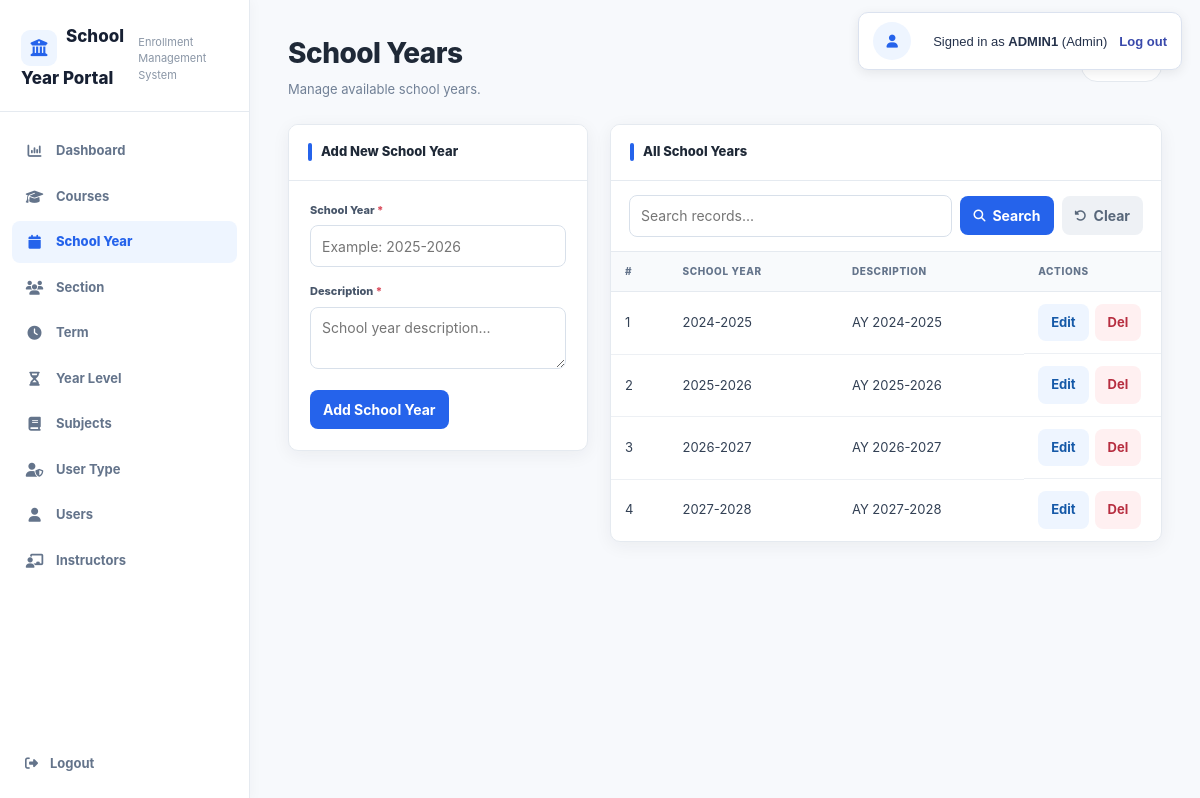
Screenshot of /schoolyear.php (signed in) with the database file from the repository.
### tables this page shows
CREATE TABLE `tbl_schoolyear` (
  `ID` int(11) NOT NULL,
  `SCHOOLYEAR` varchar(255) NOT NULL,
  `DESCRIPTION` varchar(255) NOT NULL
);

### schoolyear.php (the view, shortened to what this page needs)
<?php
include 'db_connect.php';
$result = mysqli_query(
    $conn,
    "SELECT * FROM tbl_schoolyear"
);
?>
<!DOCTYPE html>
<html lang="en">
<head>
    <link rel="stylesheet" href="app.css">
    <link rel="stylesheet"
        href="https://cdnjs.cloudflare.com/ajax/libs/font-awesome/6.5.1/css/all.min.css">
</head>
<body>
<?php include __DIR__ . "/session_banner.php"; ?>
<div class="wrapper">
<aside class="sidebar">
    <div class="logo">
        <h2>School Year Portal</h2>
        <p>Enrollment Management System</p>
    </div>
    <nav class="menu">
        <a href="dashboard.php">
            <i class="fa-solid fa-chart-column"></i>
            Dashboard
        </a>
        <a href="course.php">
            <i class="fa-solid fa-graduation-cap"></i>
            Courses
        </a>
        <a href="schoolyear.php" class="active">
            <i class="fa-solid fa-calendar"></i>
            School Year
        </a>
        <a href="section.php">
            <i class="fa-solid fa-users"></i>
            Section
        </a>
        <a href="term.php">
            <i class="fa-solid fa-clock"></i>
            Term
        </a>
        <a href="yearlevel.php">
            <i class="fa-solid fa-hourglass-half"></i>
            Year Level
        </a>
        <a href="subjects.php">
            <i class="fa-solid fa-book"></i>
            Subjects
        </a>
        <a href="usertype.php">
            <i class="fa-solid fa-user-shield"></i>
            User Type
        </a>
            <a href="users.php"><i class="fa-solid fa-user"></i> Users</a>
        <a href="instructors.php">
            <i class="fa-solid fa-chalkboard-teacher"></i>
            Instructors
        </a>
    </nav>
    <a href="logout.php" class="logout-link"><i class="fa-solid fa-right-from-bracket"></i> Logout</a>
</aside>
<main class="main-content">
<div class="page-header">
    <div>
        <h1>School Years</h1>
        <p>
            Manage available school years.
        </p>
    </div>
    <div class="record-count">
    </div>
</div>
<div class="content-grid">
<div class="card">
    <div class="card-header">
        Add New School Year
    </div>
    <div class="card-body">
        <form method="POST">
            <div class="form-group">
                <label>
                    School Year <span>*</span>
                </label>
                <input
                    type="text"
                    name="schoolyear"
                    placeholder="Example: 2025-2026"
                    required>
            </div>
            <div class="form-group">
                <label>
                    Description <span>*</span>
                </label>
                <textarea
                    name="description"
                    placeholder="School year description..."
                    required></textarea>
            </div>
            <button
                type="submit"
                name="add_schoolyear"
                class="add-btn">
                Add School Year
            </button>
        </form>
    </div>
</div>
<div class="card table-card">
    <div class="card-header">
        All School Years
    </div>
        <div class="search-bar">
            <form onsubmit="return filterTable(event);" class="search-form">
                <input type="text" id="tableSearch" placeholder="Search records..." autocomplete="off">
                <button type="submit" class="search-btn"><i class="fa-solid fa-magnifying-glass"></i> Search</button>
                <button type="button" class="clear-btn" onclick="clearSearch()"><i class="fa-solid fa-rotate-left"></i> Clear</button>
            </form>
        </div>
<div class="table-container">
        <table>
            <thead>
                <tr>
                    <th>#</th>
                    <th>SCHOOL YEAR</th>
                    <th>DESCRIPTION</th>
                    <th>ACTIONS</th>
                </tr>
            </thead>
            <tbody>
            <?php
            $count = 1;
            while ($row = mysqli_fetch_assoc($result)) {
            ?>
                <tr>
                    <td>
                        <?= $count++ ?>
                    </td>
                    <td>
                        <span class="year-badge">
                            <?= htmlspecialchars($row['SCHOOLYEAR']); ?>
                        </span>
                    </td>
                    <td>
                        <?= htmlspecialchars($row['DESCRIPTION']); ?>
                    </td>
                    <td class="actions">
                        <a href="schoolyear_edit.php?schoolyear=<?= urlencode($row['SCHOOLYEAR']); ?>">
                            <button
                                type="button"
                                class="edit-btn">
                                Edit
                            </button>
                        </a>
                        <a
                            href="schoolyear.php?delete=<?= urlencode($row['SCHOOLYEAR']); ?>"
                            onclick="return confirm('Are you sure you want to delete this school year?');">
                            <button
                                type="button"
                                class="delete-btn">
                                Del
                            </button>
                        </a>
                    </td>
                </tr>
            <?php
            }
            ?>
            </tbody>
        </table>
    </div>
</div>
</div>
</main>
</div>
</body>
</html>

### rows the page displays
tbl_schoolyear: SCHOOLYEAR "2024-2025", DESCRIPTION "AY 2024-2025"
tbl_schoolyear: SCHOOLYEAR "2025-2026", DESCRIPTION "AY 2025-2026"
tbl_schoolyear: SCHOOLYEAR "2026-2027", DESCRIPTION "AY 2026-2027"
tbl_schoolyear: SCHOOLYEAR "2027-2028", DESCRIPTION "AY 2027-2028"

### other values shown
$session_display_name "ADMIN1"
$session_role "Admin"
